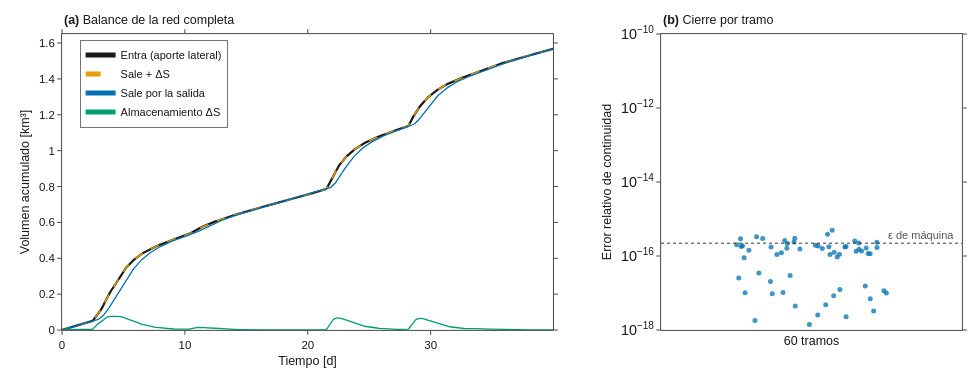

Notebook code for this chart:
### Markdown cell above
## 4. Conservación de masa por construcción

**Idea.** En una red neuronal "informada por la física" típica (PINN), la física entra como una penalización y se cumple solo aproximadamente. Aquí es una propiedad de la arquitectura: como $c_0+c_1+c_2=1$, el esquema cumple exactamente la continuidad discreta

$$\Delta t\sum_t \tfrac12\big[(I_t+I_{t+1})-(O_t+O_{t+1})\big] = S_T - S_0 ,$$

en cada tramo y en toda la red, para cualquier valor de $n$.

### Code cell
dt = modelo.dt
lhs = dt * 0.5 * ((I[:-1] + I[1:]) - (O[:-1] + O[1:])).sum(0)
err_tramo = ((lhs - (S[-1] - S[0])).abs() / (dt * I.sum(0))).numpy()

def acumulado(serie):                                   # integral trapezoidal acumulada, en km³
    return np.concatenate([[0.0], np.cumsum(0.5 * (serie[:-1] + serie[1:]) * dt)]) / 1e9

entra = acumulado(q.sum(1).numpy())
sale = acumulado(O[:, salida].numpy())
dS = (S.sum(1) - S[0].sum()).numpy() / 1e9
cierre = abs(entra[-1] - sale[-1] - dS[-1]) / entra[-1]

display(HTML(tabla(["Término", "Volumen [km³]"], [
    ["Entra (aporte lateral)", f"{entra[-1]:.6f}"], ["Sale por la salida", f"{sale[-1]:.6f}"],
    ["Cambio de almacenamiento ΔS", f"{dS[-1]:+.6f}"], ["Error de cierre relativo", f"{cierre:.1e}"],
], titulo="Balance de masa de la red completa en 40 días.")))
gr.figura_masa(t_dias, entra, sale, dS, err_tramo).show()

### Figure 1 — Plotly figure (JSON) as saved in the notebook; plotly's stock layout.template omitted (floating-point values rounded to 4 significant figures; data arrays with more than 128 entries replaced by an {"elided": "..."} marker saying what was removed)
{"data": [{"line": {"color": "#1a1a1a", "width": 2.2}, "mode": "lines", "name": "Entra (aporte lateral)", "type": "scatter", "x": {"elided": "960 float values"}, "xaxis": "x", "y": {"elided": "960 float values"}, "yaxis": "y"}, {"line": {"color": "#E69F00", "dash": "dash", "width": 1.4}, "mode": "lines", "name": "Sale + ΔS", "type": "scatter", "x": {"elided": "960 float values"}, "xaxis": "x", "y": {"elided": "960 float values"}, "yaxis": "y"}, {"line": {"color": "#0072B2", "width": 1.3}, "mode": "lines", "name": "Sale por la salida", "type": "scatter", "x": {"elided": "960 float values"}, "xaxis": "x", "y": {"elided": "960 float values"}, "yaxis": "y"}, {"line": {"color": "#009E73", "width": 1.3}, "mode": "lines", "name": "Almacenamiento ΔS", "type": "scatter", "x": {"elided": "960 float values"}, "xaxis": "x", "y": {"elided": "960 float values"}, "yaxis": "y"}, {"hovertemplate": "error relativo %{y:.1e}<extra></extra>", "marker": {"color": "#0072B2", "line": {"width": 0}, "opacity": 0.75, "size": 5}, "mode": "markers", "showlegend": false, "type": "scatter", "x": [0.06848, -0.1151, -0.2295, -0.2417, 0.1566, 0.2064, 0.05332, 0.1147, 0.02181, 0.2175, 0.1579, -0.2486, 0.1787, -0.2332, 0.1148, -0.1622, 0.1816, 0.02073, -0.1001, -0.03866, -0.2358, -0.1879, 0.08531, 0.07359, 0.05769, -0.05816, 0.2486, 0.2404, 0.09277, 0.07523, 0.09422, -0.05554, -0.1825, 0.1107, 0.01268, -0.09488, -0.007082, 0.1947, 0.217, -0.0711, 0.03576, -0.08907, 0.04715, -0.08104, -0.05419, 0.1951, -0.1364, 0.06159, -0.208, 0.1663, 0.1435, -0.1303, 0.1882, -0.2207, -0.08194, -0.1749, -0.02483, 0.1482, -0.1347, -0.224], "xaxis": "x2", "y": [4.986e-16, 1.102e-16, 1.895e-16, 2.528e-17, 2.263e-16, 3.24e-18, 3.842e-16, 1.809e-16, 1.86e-16, 1.703e-16, 1.528e-16, 2.013e-16, 1.557e-17, 1.819e-16, 2.292e-18, 2.992e-16, 1.634e-16, 2.534e-18, 1.217e-16, 1.552e-16, 2.903e-16, 1.801e-18, 9.44e-17, 8.441e-18, 1.778e-16, 2.405e-16, 9.956e-18, 1.156e-17, 1.116e-16, 1.258e-16, 1.242e-17, 3.02e-16, 3.325e-16, 1.739e-16, 1.951e-16, 1.026e-17, 1.416e-18, 1.157e-16, 2.335e-16, 2.96e-17, 1.596e-16, 2.636e-16, 4.794e-18, 2.161e-16, 4.482e-18, 6.941e-18, 2.061e-17, 1.097e-16, 1.421e-16, 1.36e-16, 2.548e-16, 9.52e-18, 1.171e-16, 1.013e-17, 1.612e-16, 3.455e-17, 3.316e-19, 1.352e-16, 1.763e-16, 9.019e-17], "yaxis": "y2"}, {"hoverinfo": "skip", "line": {"color": "#1a1a1a", "dash": "dot", "width": 0.9}, "mode": "lines", "showlegend": false, "type": "scatter", "x": [-0.5, 0.5], "xaxis": "x2", "y": [2.22e-16, 2.22e-16], "yaxis": "y2"}], "layout": {"annotations": [{"font": {"color": "#555555", "size": 11}, "showarrow": false, "text": "ε de máquina", "x": 0.48, "xanchor": "right", "xref": "x2", "y": -15.65, "yanchor": "bottom", "yref": "y2"}, {"align": "left", "font": {"color": "#1a1a1a", "family": "Arial, Helvetica, sans-serif", "size": 12.5}, "showarrow": false, "text": "<b>(a)</b> Balance de la red completa", "x": 0, "xanchor": "left", "xref": "x domain", "y": 1, "yanchor": "bottom", "yref": "y domain", "yshift": 5}, {"align": "left", "font": {"color": "#1a1a1a", "family": "Arial, Helvetica, sans-serif", "size": 12.5}, "showarrow": false, "text": "<b>(b)</b> Cierre por tramo", "x": 0, "xanchor": "left", "xref": "x2 domain", "y": 1, "yanchor": "bottom", "yref": "y2 domain", "yshift": 5}], "font": {"color": "#1a1a1a", "family": "Arial, Helvetica, sans-serif", "size": 12}, "height": 380, "hoverlabel": {"bgcolor": "#ffffff", "bordercolor": "#9a9a9a", "font": {"color": "#1a1a1a", "family": "Arial, Helvetica, sans-serif", "size": 12}}, "legend": {"bgcolor": "rgba(255,255,255,0.92)", "bordercolor": "#1a1a1a", "borderwidth": 0.6, "font": {"color": "#1a1a1a", "family": "Arial, Helvetica, sans-serif", "size": 11}, "itemsizing": "constant", "tracegroupgap": 2, "x": 0.02, "xanchor": "left", "y": 0.98, "yanchor": "top"}, "margin": {"b": 50, "l": 62, "r": 18, "t": 34}, "paper_bgcolor": "#ffffff", "plot_bgcolor": "#ffffff", "separators": ". ", "width": 980, "xaxis": {"anchor": "y", "domain": [0.0, 0.5456], "linecolor": "#1a1a1a", "linewidth": 0.8, "mirror": "ticks", "range": [0, 39.96], "showgrid": false, "showline": true, "tickcolor": "#1a1a1a", "tickfont": {"color": "#1a1a1a", "family": "Arial, Helvetica, sans-serif", "size": 11.5}, "ticklen": 4, "ticks": "outside", "tickwidth": 0.8, "title": {"font": {"color": "#1a1a1a", "family": "Arial, Helvetica, sans-serif", "size": 12.5}, "standoff": 6, "text": "Tiempo [d]"}, "zeroline": false}, "xaxis2": {"anchor": "y2", "domain": [0.6656, 1.0], "linecolor": "#1a1a1a", "linewidth": 0.8, "mirror": "ticks", "range": [-0.5, 0.5], "showgrid": false, "showline": true, "showticklabels": false, "tickcolor": "#1a1a1a", "tickfont": {"color": "#1a1a1a", "family": "Arial, Helvetica, sans-serif", "size": 11.5}, "ticklen": 4, "ticks": "", "tickwidth": 0.8, "title": {"font": {"color": "#1a1a1a", "family": "Arial, Helvetica, sans-serif", "size": 12.5}, "standoff": 6, "text": "60 tramos"}, "zeroline": false}, "yaxis": {"anchor": "x", "domain": [0.0, 1.0], "linecolor": "#1a1a1a", "linewidth": 0.8, "mirror": "ticks", "rangemode": "tozero", "showgrid": false, "showline": true, "tickcolor": "#1a1a1a", "tickfont": {"color": "#1a1a1a", "family": "Arial, Helvetica, sans-serif", "size": 11.5}, "ticklen": 4, "ticks": "outside", "tickwidth": 0.8, "title": {"font": {"color": "#1a1a1a", "family": "Arial, Helvetica, sans-serif", "size": 12.5}, "standoff": 6, "text": "Volumen acumulado [km³]"}, "zeroline": false}, "yaxis2": {"anchor": "x2", "domain": [0.0, 1.0], "dtick": 2, "exponentformat": "power", "linecolor": "#1a1a1a", "linewidth": 0.8, "mirror": "ticks", "range": [-18, -10], "showgrid": false, "showline": true, "tickcolor": "#1a1a1a", "tickfont": {"color": "#1a1a1a", "family": "Arial, Helvetica, sans-serif", "size": 11.5}, "ticklen": 4, "ticks": "outside", "tickwidth": 0.8, "title": {"font": {"color": "#1a1a1a", "family": "Arial, Helvetica, sans-serif", "size": 12.5}, "standoff": 6, "text": "Error relativo de continuidad"}, "type": "log", "zeroline": false}}}
